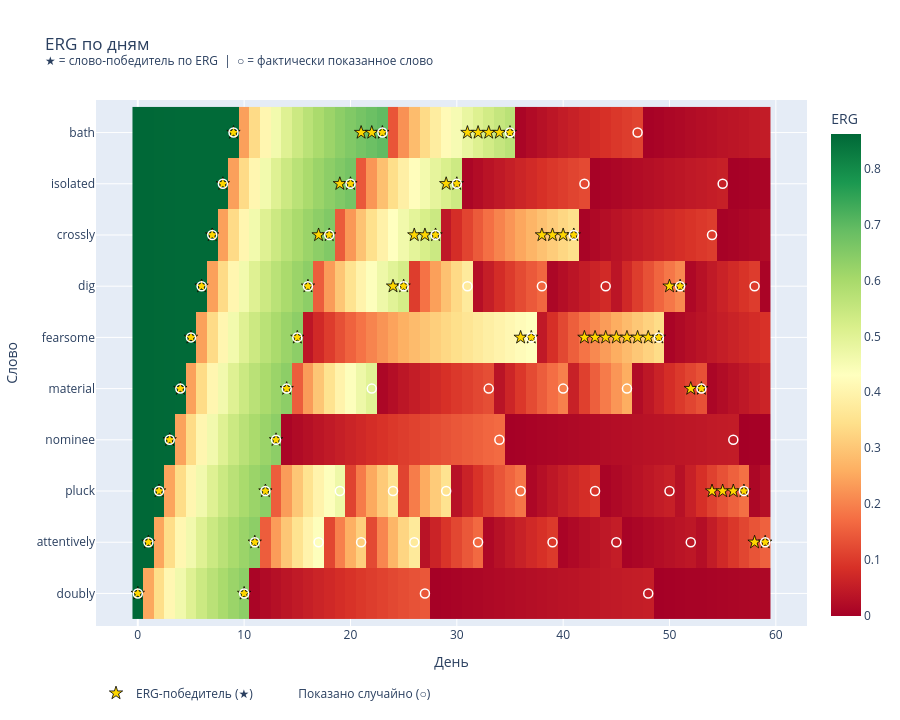

This figure's notebook cell:
### Code cell
# График 2: Тепловая карта ERG + победитель на каждом шаге

pivot_erg = (
    df_erg.pivot(index="word", columns="step", values="erg")
    .fillna(0)
    .loc[word_order]
)

winners_df = df_erg[df_erg["is_winner"]]

fig = go.Figure()

fig.add_trace(go.Heatmap(
    z=pivot_erg.values,
    x=pivot_erg.columns.tolist(),
    y=word_order,
    colorscale="RdYlGn",
    colorbar=dict(title="ERG"),
    name="ERG",
))

fig.add_trace(go.Scatter(
    x=winners_df["step"],
    y=winners_df["word"],
    mode="markers",
    marker=dict(symbol="star", size=10, color="gold", line=dict(color="black", width=0.8)),
    name="ERG-победитель (★)",
))

fig.add_trace(go.Scatter(
    x=exercised_pts["step"],
    y=exercised_pts["word"],
    mode="markers",
    marker=dict(symbol="circle-open", size=9, color="white", line=dict(width=1.5)),
    name="Показано случайно (○)",
))

fig.update_layout(
    title="ERG по дням<br><sup>★ = слово-победитель по ERG  |  ○ = фактически показанное слово</sup>",
    xaxis_title="День",
    yaxis_title="Слово",
    height=720,
    legend=dict(orientation="h", y=-0.1),
)
fig.show()

### Figure 1 — Plotly figure (JSON) as saved in the notebook; plotly's stock layout.template omitted (floating-point values rounded to 4 significant figures; data arrays with more than 128 entries replaced by an {"elided": "..."} marker saying what was removed)
{"data": [{"colorbar": {"title": {"text": "ERG"}}, "colorscale": [[0, "rgb(165,0,38)"], [0.1, "rgb(215,48,39)"], [0.2, "rgb(244,109,67)"], [0.3, "rgb(253,174,97)"], [0.4, "rgb(254,224,139)"], [0.5, "rgb(255,255,191)"], [0.6, "rgb(217,239,139)"], [0.7, "rgb(166,217,106)"], [0.8, "rgb(102,189,99)"], [0.9, "rgb(26,152,80)"], [1, "rgb(0,104,55)"]], "name": "ERG", "type": "heatmap", "x": [0, 1, 2, 3, 4, 5, 6, 7, 8, 9, 10, 11, 12, 13, 14, 15, 16, 17, 18, 19, 20, 21, 22, 23, 24, 25, 26, 27, 28, 29, 30, 31, 32, 33, 34, 35, 36, 37, 38, 39, 40, 41, 42, 43, 44, 45, 46, 47, 48, 49, 50, 51, 52, 53, 54, 55, 56, 57, 58, 59], "y": ["doubly", "attentively", "pluck", "nominee", "material", "fearsome", "dig", "crossly", "isolated", "bath"], "z": {"elided": "10x60 float values"}}, {"marker": {"color": "gold", "line": {"color": "black", "width": 0.8}, "size": 10, "symbol": "star"}, "mode": "markers", "name": "ERG-победитель (★)", "type": "scatter", "x": [0, 1, 2, 3, 4, 5, 6, 7, 8, 9, 10, 11, 12, 13, 14, 15, 16, 17, 18, 19, 20, 21, 22, 23, 24, 25, 26, 27, 28, 29, 30, 31, 32, 33, 34, 35, 36, 37, 38, 39, 40, 41, 42, 43, 44, 45, 46, 47, 48, 49, 50, 51, 52, 53, 54, 55, 56, 57, 58, 59], "y": ["doubly", "attentively", "pluck", "nominee", "material", "fearsome", "dig", "crossly", "isolated", "bath", "doubly", "attentively", "pluck", "nominee", "material", "fearsome", "dig", "crossly", "crossly", "isolated", "isolated", "bath", "bath", "bath", "dig", "dig", "crossly", "crossly", "crossly", "isolated", "isolated", "bath", "bath", "bath", "bath", "bath", "fearsome", "fearsome", "crossly", "crossly", "crossly", "crossly", "fearsome", "fearsome", "fearsome", "fearsome", "fearsome", "fearsome", "fearsome", "fearsome", "dig", "dig", "material", "material", "pluck", "pluck", "pluck", "pluck", "attentively", "attentively"]}, {"marker": {"color": "white", "line": {"width": 1.5}, "size": 9, "symbol": "circle-open"}, "mode": "markers", "name": "Показано случайно (○)", "type": "scatter", "x": [0, 1, 2, 3, 4, 5, 6, 7, 8, 9, 10, 11, 12, 13, 14, 15, 16, 17, 18, 19, 20, 21, 22, 23, 24, 25, 26, 27, 28, 29, 30, 31, 32, 33, 34, 35, 36, 37, 38, 39, 40, 41, 42, 43, 44, 45, 46, 47, 48, 49, 50, 51, 52, 53, 54, 55, 56, 57, 58, 59], "y": ["doubly", "attentively", "pluck", "nominee", "material", "fearsome", "dig", "crossly", "isolated", "bath", "doubly", "attentively", "pluck", "nominee", "material", "fearsome", "dig", "attentively", "crossly", "pluck", "isolated", "attentively", "material", "bath", "pluck", "dig", "attentively", "doubly", "crossly", "pluck", "isolated", "dig", "attentively", "material", "nominee", "bath", "pluck", "fearsome", "dig", "attentively", "material", "crossly", "isolated", "pluck", "dig", "attentively", "material", "bath", "doubly", "fearsome", "pluck", "dig", "attentively", "material", "crossly", "isolated", "nominee", "pluck", "dig", "attentively"]}], "layout": {"height": 720, "legend": {"orientation": "h", "y": -0.1}, "title": {"text": "ERG по дням<br><sup>★ = слово-победитель по ERG  |  ○ = фактически показанное слово</sup>"}, "xaxis": {"title": {"text": "День"}}, "yaxis": {"title": {"text": "Слово"}}}}
